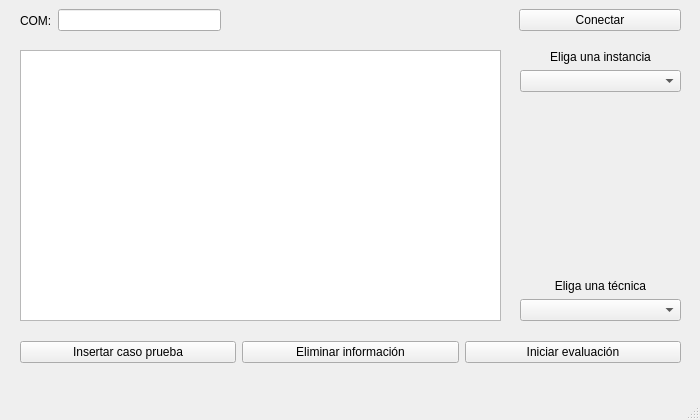
<?xml version="1.0" encoding="UTF-8"?>
<ui version="4.0">
 <class>MainWindow</class>
 <widget class="QMainWindow" name="MainWindow">
  <property name="geometry">
   <rect>
    <x>0</x>
    <y>0</y>
    <width>700</width>
    <height>420</height>
   </rect>
  </property>
  <property name="minimumSize">
   <size>
    <width>700</width>
    <height>420</height>
   </size>
  </property>
  <property name="maximumSize">
   <size>
    <width>700</width>
    <height>420</height>
   </size>
  </property>
  <property name="windowTitle">
   <string>MainWindow</string>
  </property>
  <widget class="QWidget" name="centralwidget">
   <widget class="QWidget" name="horizontalLayoutWidget">
    <property name="geometry">
     <rect>
      <x>20</x>
      <y>340</y>
      <width>661</width>
      <height>25</height>
     </rect>
    </property>
    <layout class="QHBoxLayout" name="horizontalLayout">
     <item>
      <widget class="QPushButton" name="btn_read">
       <property name="text">
        <string>Insertar caso prueba</string>
       </property>
      </widget>
     </item>
     <item>
      <widget class="QPushButton" name="btn_delete">
       <property name="text">
        <string>Eliminar información</string>
       </property>
      </widget>
     </item>
     <item>
      <widget class="QPushButton" name="btn_start">
       <property name="text">
        <string>Iniciar evaluación</string>
       </property>
      </widget>
     </item>
    </layout>
   </widget>
   <widget class="QWidget" name="verticalLayoutWidget">
    <property name="geometry">
     <rect>
      <x>520</x>
      <y>50</y>
      <width>161</width>
      <height>271</height>
     </rect>
    </property>
    <layout class="QVBoxLayout" name="verticalLayout">
     <item>
      <widget class="QLabel" name="label_2">
       <property name="text">
        <string>Eliga una instancia</string>
       </property>
       <property name="alignment">
        <set>Qt::AlignCenter</set>
       </property>
      </widget>
     </item>
     <item>
      <widget class="QComboBox" name="comboBox_instancias">
       <property name="currentText">
        <string/>
       </property>
      </widget>
     </item>
     <item>
      <spacer name="verticalSpacer">
       <property name="orientation">
        <enum>Qt::Vertical</enum>
       </property>
       <property name="sizeHint" stdset="0">
        <size>
         <width>20</width>
         <height>40</height>
        </size>
       </property>
      </spacer>
     </item>
     <item>
      <widget class="QLabel" name="label_3">
       <property name="text">
        <string>Eliga una técnica</string>
       </property>
       <property name="alignment">
        <set>Qt::AlignCenter</set>
       </property>
      </widget>
     </item>
     <item>
      <widget class="QComboBox" name="comboBox_tecnicas">
       <property name="currentText">
        <string/>
       </property>
      </widget>
     </item>
    </layout>
   </widget>
   <widget class="QWidget" name="horizontalLayoutWidget_2">
    <property name="geometry">
     <rect>
      <x>20</x>
      <y>0</y>
      <width>661</width>
      <height>41</height>
     </rect>
    </property>
    <layout class="QHBoxLayout" name="horizontalLayout_2" stretch="1,5,9,5">
     <item>
      <widget class="QLabel" name="label">
       <property name="text">
        <string>COM:</string>
       </property>
      </widget>
     </item>
     <item>
      <widget class="QLineEdit" name="txt_com"/>
     </item>
     <item>
      <spacer name="horizontalSpacer">
       <property name="orientation">
        <enum>Qt::Horizontal</enum>
       </property>
       <property name="sizeHint" stdset="0">
        <size>
         <width>40</width>
         <height>20</height>
        </size>
       </property>
      </spacer>
     </item>
     <item>
      <widget class="QPushButton" name="btn_conectar">
       <property name="text">
        <string>Conectar</string>
       </property>
      </widget>
     </item>
    </layout>
   </widget>
   <widget class="QListWidget" name="listWidget_results">
    <property name="geometry">
     <rect>
      <x>20</x>
      <y>50</y>
      <width>481</width>
      <height>271</height>
     </rect>
    </property>
   </widget>
  </widget>
  <widget class="QMenuBar" name="menubar">
   <property name="geometry">
    <rect>
     <x>0</x>
     <y>0</y>
     <width>700</width>
     <height>21</height>
    </rect>
   </property>
  </widget>
  <widget class="QStatusBar" name="statusbar"/>
 </widget>
 <resources/>
 <connections/>
</ui>
